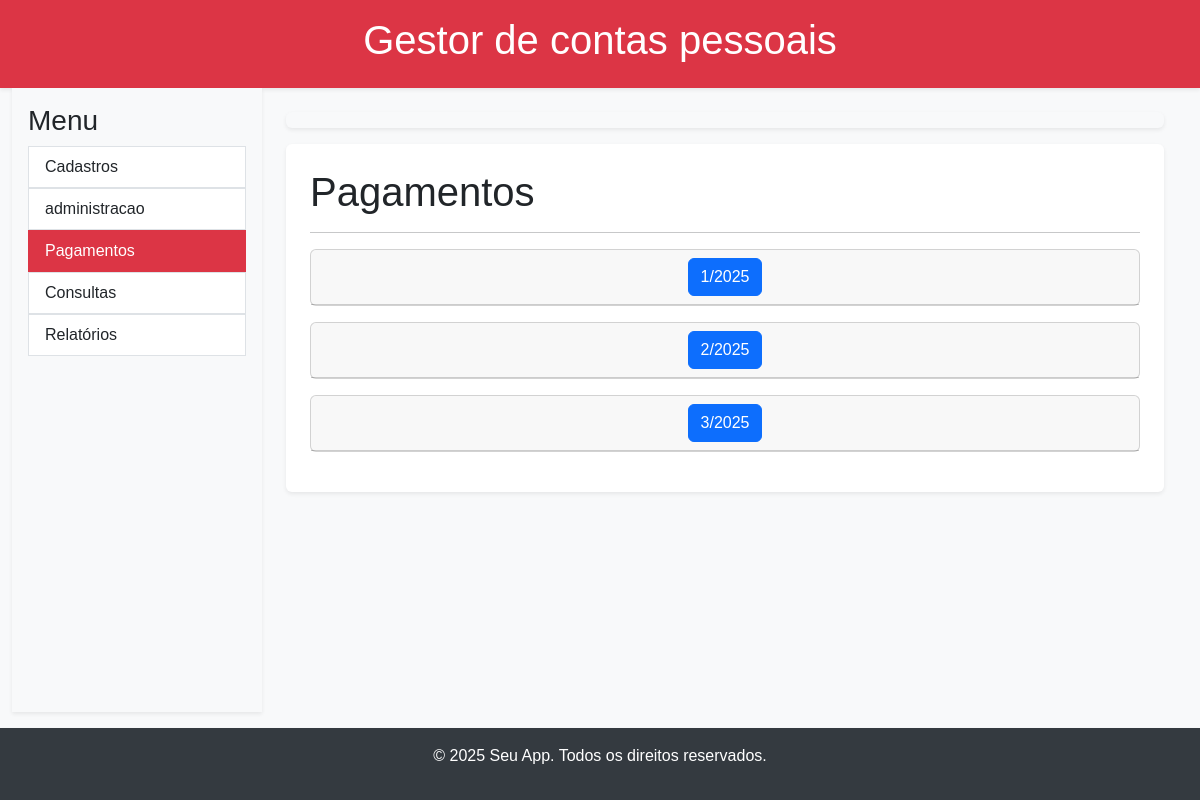
The app's page /pagamentos/ with its own data.
### app/gestor_contas/models.py (models this page shows, shortened)
class Competencia(models.Model):
    MESES_DO_ANO = [
        ('1', 'Janeiro'),
        ('2', 'Fevereiro'),
        ('3', 'Março'),
        ('4', 'Abril'),
        ('5', 'Maio'),
        ('6', 'Junho'),
        ('7', 'Julho'),
        ('8', 'Agosto'),
        ('9', 'Setembro'),
        ('10', 'Outubro'),
        ('11', 'Novembro'),
        ('12', 'Dezembro'),
    ]
    mes = models.CharField(max_length=2, choices=MESES_DO_ANO)
    ano = models.IntegerField()
    ativa = models.BooleanField(default=True)
    total_pago = models.DecimalField(max_digits=12, decimal_places=2, default=0.00)
    observacoes = models.TextField(null=True, blank=True)
    class Meta:
        unique_together = ('mes', 'ano')  # Garante que não haja duplicidade de mês/ano
        ordering = ['ano', 'mes']  # Ordena por ano e depois por mês

### app/gestor_contas/views.py (the view)
# urls.py: path('pagamentos/', views.pagamentos, name='pagamentos'),
def pagamentos(request):
    competencias = Competencia.objects.filter(ativa=True)
    context = {
        'submenu': geraSubMenu('pagamentos'),
        'title': 'Pagamentos',
        'competencias': competencias,
    }
    return render(request, 'gestor_contas/pagamentos.html' , context)

### app/gestor_contas/utils.py (called while the page is built)
def geraSubMenu(pagina):
    submenu = Submenu.objects.filter(pagina=pagina)
    return submenu

### templates/gestor_contas/pagamentos.html (shortened to what this page needs)
{% extends 'base/base.html' %}
{% block sidebar %}
    {% include 'shared/sidebar.html' %}
{% endblock %}
{% block submenu %}
    {% include 'shared/submenu.html' %}
{% endblock %}
{% block content %}
    <div class="bg-white p-4 shadow-sm rounded">
        <h1>{{title}}</h1>
        <hr>
        {% for competencia in competencias %}
        <div class="card mb-3">
            <div class="card-header" align="center">
               <a href="{% url 'gestor_contas:contas_mensais' competencia.id %}" class="btn btn-primary">   {{ competencia.mes }}/{{ competencia.ano }}  </a>
            </div>
        </div>
        {% endfor %}
    </div>
{% endblock %}

### static/css/style.css (style rules this page uses)
body { font-family: sans-serif; background-color: #f8f9fa; display: flex; flex-direction: column; min-height: 100vh; }
.shadow-sm { box-shadow: 0 .125rem .25rem rgba(0,0,0,.075)!important; }
a { text-decoration: none; color: #343a40; }

### records on screen
Competencia: mes "1", ano "2025"
Competencia: mes "2", ano "2025"
Competencia: mes "3", ano "2025"

### other values on screen
{{ title }} "Pagamentos"
